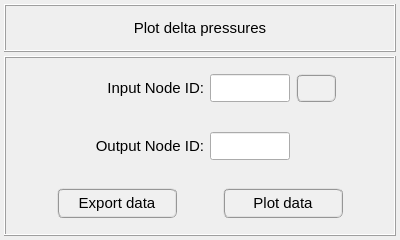
<?xml version="1.0" encoding="UTF-8"?>
<ui version="4.0">
 <class>Form</class>
 <widget class="QWidget" name="Form">
  <property name="geometry">
   <rect>
    <x>0</x>
    <y>0</y>
    <width>400</width>
    <height>240</height>
   </rect>
  </property>
  <property name="maximumSize">
   <size>
    <width>16777215</width>
    <height>16777215</height>
   </size>
  </property>
  <property name="windowTitle">
   <string>Form</string>
  </property>
  <layout class="QGridLayout" name="gridLayout">
   <property name="leftMargin">
    <number>4</number>
   </property>
   <property name="topMargin">
    <number>4</number>
   </property>
   <property name="rightMargin">
    <number>4</number>
   </property>
   <property name="bottomMargin">
    <number>4</number>
   </property>
   <property name="spacing">
    <number>4</number>
   </property>
   <item row="0" column="0">
    <widget class="QFrame" name="frame_title">
     <property name="minimumSize">
      <size>
       <width>320</width>
       <height>48</height>
      </size>
     </property>
     <property name="maximumSize">
      <size>
       <width>16777215</width>
       <height>48</height>
      </size>
     </property>
     <property name="frameShape">
      <enum>QFrame::Box</enum>
     </property>
     <property name="frameShadow">
      <enum>QFrame::Raised</enum>
     </property>
     <property name="lineWidth">
      <number>1</number>
     </property>
     <layout class="QGridLayout" name="gridLayout_10">
      <property name="leftMargin">
       <number>0</number>
      </property>
      <property name="topMargin">
       <number>0</number>
      </property>
      <property name="rightMargin">
       <number>0</number>
      </property>
      <property name="bottomMargin">
       <number>0</number>
      </property>
      <property name="spacing">
       <number>0</number>
      </property>
      <item row="0" column="0">
       <widget class="QLabel" name="title">
        <property name="minimumSize">
         <size>
          <width>300</width>
          <height>30</height>
         </size>
        </property>
        <property name="maximumSize">
         <size>
          <width>410</width>
          <height>30</height>
         </size>
        </property>
        <property name="font">
         <font>
          <family>MS Shell Dlg 2</family>
          <pointsize>11</pointsize>
          <weight>50</weight>
          <italic>false</italic>
          <bold>false</bold>
         </font>
        </property>
        <property name="text">
         <string>&lt;html&gt;&lt;head/&gt;&lt;body&gt;&lt;p align=&quot;center&quot;&gt;Plot delta pressures&lt;/p&gt;&lt;/body&gt;&lt;/html&gt;</string>
        </property>
        <property name="textFormat">
         <enum>Qt::AutoText</enum>
        </property>
        <property name="alignment">
         <set>Qt::AlignCenter</set>
        </property>
       </widget>
      </item>
     </layout>
    </widget>
   </item>
   <item row="1" column="0">
    <widget class="QFrame" name="frame_main">
     <property name="minimumSize">
      <size>
       <width>320</width>
       <height>180</height>
      </size>
     </property>
     <property name="maximumSize">
      <size>
       <width>480</width>
       <height>360</height>
      </size>
     </property>
     <property name="frameShape">
      <enum>QFrame::Box</enum>
     </property>
     <property name="frameShadow">
      <enum>QFrame::Raised</enum>
     </property>
     <layout class="QGridLayout" name="gridLayout_8">
      <property name="leftMargin">
       <number>4</number>
      </property>
      <property name="topMargin">
       <number>4</number>
      </property>
      <property name="rightMargin">
       <number>4</number>
      </property>
      <property name="bottomMargin">
       <number>4</number>
      </property>
      <property name="spacing">
       <number>4</number>
      </property>
      <item row="2" column="0">
       <widget class="QFrame" name="frame_buttons">
        <property name="minimumSize">
         <size>
          <width>0</width>
          <height>52</height>
         </size>
        </property>
        <property name="frameShape">
         <enum>QFrame::NoFrame</enum>
        </property>
        <property name="frameShadow">
         <enum>QFrame::Raised</enum>
        </property>
        <layout class="QGridLayout" name="gridLayout_9">
         <property name="leftMargin">
          <number>0</number>
         </property>
         <property name="topMargin">
          <number>0</number>
         </property>
         <property name="rightMargin">
          <number>0</number>
         </property>
         <property name="bottomMargin">
          <number>0</number>
         </property>
         <property name="spacing">
          <number>0</number>
         </property>
         <item row="0" column="1">
          <widget class="QPushButton" name="pushButton_export_data">
           <property name="minimumSize">
            <size>
             <width>120</width>
             <height>30</height>
            </size>
           </property>
           <property name="maximumSize">
            <size>
             <width>160</width>
             <height>30</height>
            </size>
           </property>
           <property name="font">
            <font>
             <family>MS Shell Dlg 2</family>
             <pointsize>11</pointsize>
             <weight>9</weight>
             <italic>false</italic>
             <bold>false</bold>
            </font>
           </property>
           <property name="styleSheet">
            <string notr="true">QPushButton{border-radius: 6px; border-color: rgb(150, 150, 150); border-style: ridge; border-width: 2px; color: rgb(0, 0, 0); background-color: rgb(240, 240, 240); font: 75 11pt &quot;MS Shell Dlg 2&quot;}
QPushButton:hover{border-radius: 6px; border-color: rgb(0, 170, 255); border-style: ridge; border-width: 2px; color: rgb(0, 0, 0); background-color: rgba(174, 213, 255, 100); font: 75 11pt &quot;MS Shell Dlg 2&quot;}
QPushButton:pressed{border-radius: 6px; border-color: rgb(0, 170, 255); border-style: ridge; border-width: 3px; color: rgb(0, 0, 0); background-color: rgb(174, 213, 255); font: 75 11pt &quot;MS Shell Dlg 2&quot;}</string>
           </property>
           <property name="text">
            <string>Export data</string>
           </property>
           <property name="flat">
            <bool>false</bool>
           </property>
          </widget>
         </item>
         <item row="0" column="3">
          <widget class="QPushButton" name="pushButton_plot_data">
           <property name="minimumSize">
            <size>
             <width>120</width>
             <height>30</height>
            </size>
           </property>
           <property name="maximumSize">
            <size>
             <width>160</width>
             <height>30</height>
            </size>
           </property>
           <property name="font">
            <font>
             <family>MS Shell Dlg 2</family>
             <pointsize>11</pointsize>
             <weight>9</weight>
             <italic>false</italic>
             <bold>false</bold>
            </font>
           </property>
           <property name="styleSheet">
            <string notr="true">QPushButton{border-radius: 6px; border-color: rgb(150, 150, 150); border-style: ridge; border-width: 2px; color: rgb(0, 0, 0); background-color: rgb(240, 240, 240); font: 75 11pt &quot;MS Shell Dlg 2&quot;}
QPushButton:hover{border-radius: 6px; border-color: rgb(0, 170, 255); border-style: ridge; border-width: 2px; color: rgb(0, 0, 0); background-color: rgba(174, 213, 255, 100); font: 75 11pt &quot;MS Shell Dlg 2&quot;}
QPushButton:pressed{border-radius: 6px; border-color: rgb(0, 170, 255); border-style: ridge; border-width: 3px; color: rgb(0, 0, 0); background-color: rgb(174, 213, 255); font: 75 11pt &quot;MS Shell Dlg 2&quot;}</string>
           </property>
           <property name="text">
            <string>Plot data</string>
           </property>
          </widget>
         </item>
         <item row="0" column="0">
          <widget class="QFrame" name="frame_14">
           <property name="frameShape">
            <enum>QFrame::NoFrame</enum>
           </property>
           <property name="frameShadow">
            <enum>QFrame::Raised</enum>
           </property>
          </widget>
         </item>
         <item row="0" column="2">
          <widget class="QFrame" name="frame_15">
           <property name="frameShape">
            <enum>QFrame::NoFrame</enum>
           </property>
           <property name="frameShadow">
            <enum>QFrame::Raised</enum>
           </property>
          </widget>
         </item>
         <item row="0" column="4">
          <widget class="QFrame" name="frame_16">
           <property name="frameShape">
            <enum>QFrame::NoFrame</enum>
           </property>
           <property name="frameShadow">
            <enum>QFrame::Raised</enum>
           </property>
          </widget>
         </item>
        </layout>
       </widget>
      </item>
      <item row="0" column="0">
       <widget class="QFrame" name="frame_input">
        <property name="minimumSize">
         <size>
          <width>0</width>
          <height>52</height>
         </size>
        </property>
        <property name="frameShape">
         <enum>QFrame::NoFrame</enum>
        </property>
        <property name="frameShadow">
         <enum>QFrame::Raised</enum>
        </property>
        <layout class="QGridLayout" name="gridLayout_5">
         <property name="leftMargin">
          <number>2</number>
         </property>
         <property name="topMargin">
          <number>2</number>
         </property>
         <property name="rightMargin">
          <number>2</number>
         </property>
         <property name="bottomMargin">
          <number>2</number>
         </property>
         <property name="horizontalSpacing">
          <number>6</number>
         </property>
         <property name="verticalSpacing">
          <number>2</number>
         </property>
         <item row="0" column="3">
          <widget class="QPushButton" name="pushButton_flip_nodes">
           <property name="minimumSize">
            <size>
             <width>40</width>
             <height>28</height>
            </size>
           </property>
           <property name="maximumSize">
            <size>
             <width>40</width>
             <height>28</height>
            </size>
           </property>
           <property name="font">
            <font>
             <family>MS Shell Dlg 2</family>
             <pointsize>11</pointsize>
             <weight>75</weight>
             <italic>false</italic>
             <bold>true</bold>
            </font>
           </property>
           <property name="toolTip">
            <string>Press to flip nodes.</string>
           </property>
           <property name="styleSheet">
            <string notr="true">QPushButton{border-radius: 6px; border-color: rgb(150, 150, 150); border-style: ridge; border-width: 2px; color: rgb(0, 0, 0); background-color: rgb(240, 240, 240); font: 75 bold 11pt &quot;MS Shell Dlg 2&quot;}
QPushButton:hover{border-radius: 6px; border-color: rgb(0, 170, 255); border-style: ridge; border-width: 2px; color: rgb(0, 0, 0); background-color: rgba(174, 213, 255, 100); font: 75 bold 11pt &quot;MS Shell Dlg 2&quot;}
QPushButton:pressed{border-radius: 6px; border-color: rgb(0, 170, 255); border-style: ridge; border-width: 3px; color: rgb(0, 0, 0); background-color: rgb(174, 213, 255); font: 75 bold 11pt &quot;MS Shell Dlg 2&quot;}</string>
           </property>
           <property name="text">
            <string/>
           </property>
           <property name="iconSize">
            <size>
             <width>20</width>
             <height>20</height>
            </size>
           </property>
           <property name="flat">
            <bool>false</bool>
           </property>
          </widget>
         </item>
         <item row="0" column="1">
          <widget class="QLabel" name="Input_NodeID">
           <property name="minimumSize">
            <size>
             <width>140</width>
             <height>28</height>
            </size>
           </property>
           <property name="maximumSize">
            <size>
             <width>140</width>
             <height>28</height>
            </size>
           </property>
           <property name="font">
            <font>
             <family>MS Shell Dlg 2</family>
             <pointsize>11</pointsize>
             <weight>50</weight>
             <italic>false</italic>
             <bold>false</bold>
            </font>
           </property>
           <property name="text">
            <string>&lt;html&gt;&lt;head/&gt;&lt;body&gt;&lt;p align=&quot;right&quot;&gt;Input Node ID:&lt;/p&gt;&lt;/body&gt;&lt;/html&gt;</string>
           </property>
           <property name="alignment">
            <set>Qt::AlignCenter</set>
           </property>
          </widget>
         </item>
         <item row="0" column="2">
          <widget class="QLineEdit" name="lineEdit_input_node_id">
           <property name="minimumSize">
            <size>
             <width>80</width>
             <height>28</height>
            </size>
           </property>
           <property name="maximumSize">
            <size>
             <width>80</width>
             <height>28</height>
            </size>
           </property>
           <property name="font">
            <font>
             <family>Arial</family>
             <pointsize>11</pointsize>
             <weight>75</weight>
             <italic>true</italic>
             <bold>true</bold>
            </font>
           </property>
           <property name="layoutDirection">
            <enum>Qt::LeftToRight</enum>
           </property>
           <property name="styleSheet">
            <string notr="true"/>
           </property>
           <property name="alignment">
            <set>Qt::AlignCenter</set>
           </property>
          </widget>
         </item>
         <item row="0" column="0">
          <widget class="QFrame" name="frame_17">
           <property name="frameShape">
            <enum>QFrame::NoFrame</enum>
           </property>
           <property name="frameShadow">
            <enum>QFrame::Raised</enum>
           </property>
          </widget>
         </item>
         <item row="0" column="4">
          <widget class="QFrame" name="frame_18">
           <property name="frameShape">
            <enum>QFrame::NoFrame</enum>
           </property>
           <property name="frameShadow">
            <enum>QFrame::Raised</enum>
           </property>
          </widget>
         </item>
        </layout>
       </widget>
      </item>
      <item row="1" column="0">
       <widget class="QFrame" name="frame_output">
        <property name="minimumSize">
         <size>
          <width>0</width>
          <height>52</height>
         </size>
        </property>
        <property name="frameShape">
         <enum>QFrame::NoFrame</enum>
        </property>
        <property name="frameShadow">
         <enum>QFrame::Raised</enum>
        </property>
        <layout class="QGridLayout" name="gridLayout_3">
         <property name="leftMargin">
          <number>2</number>
         </property>
         <property name="topMargin">
          <number>2</number>
         </property>
         <property name="rightMargin">
          <number>2</number>
         </property>
         <property name="bottomMargin">
          <number>2</number>
         </property>
         <property name="horizontalSpacing">
          <number>6</number>
         </property>
         <property name="verticalSpacing">
          <number>2</number>
         </property>
         <item row="0" column="2">
          <widget class="QLineEdit" name="lineEdit_output_node_id">
           <property name="minimumSize">
            <size>
             <width>80</width>
             <height>28</height>
            </size>
           </property>
           <property name="maximumSize">
            <size>
             <width>80</width>
             <height>28</height>
            </size>
           </property>
           <property name="font">
            <font>
             <family>Arial</family>
             <pointsize>11</pointsize>
             <weight>75</weight>
             <italic>true</italic>
             <bold>true</bold>
            </font>
           </property>
           <property name="layoutDirection">
            <enum>Qt::LeftToRight</enum>
           </property>
           <property name="styleSheet">
            <string notr="true"/>
           </property>
           <property name="alignment">
            <set>Qt::AlignCenter</set>
           </property>
          </widget>
         </item>
         <item row="0" column="1">
          <widget class="QLabel" name="Output_NodeID">
           <property name="minimumSize">
            <size>
             <width>140</width>
             <height>28</height>
            </size>
           </property>
           <property name="maximumSize">
            <size>
             <width>140</width>
             <height>28</height>
            </size>
           </property>
           <property name="font">
            <font>
             <family>MS Shell Dlg 2</family>
             <pointsize>11</pointsize>
             <weight>50</weight>
             <italic>false</italic>
             <bold>false</bold>
            </font>
           </property>
           <property name="text">
            <string>&lt;html&gt;&lt;head/&gt;&lt;body&gt;&lt;p align=&quot;right&quot;&gt;Output Node ID:&lt;/p&gt;&lt;/body&gt;&lt;/html&gt;</string>
           </property>
           <property name="alignment">
            <set>Qt::AlignCenter</set>
           </property>
          </widget>
         </item>
         <item row="0" column="0">
          <widget class="QFrame" name="frame_20">
           <property name="frameShape">
            <enum>QFrame::NoFrame</enum>
           </property>
           <property name="frameShadow">
            <enum>QFrame::Raised</enum>
           </property>
          </widget>
         </item>
         <item row="0" column="4">
          <widget class="QFrame" name="frame_19">
           <property name="frameShape">
            <enum>QFrame::NoFrame</enum>
           </property>
           <property name="frameShadow">
            <enum>QFrame::Raised</enum>
           </property>
          </widget>
         </item>
         <item row="0" column="3">
          <widget class="QFrame" name="frame">
           <property name="minimumSize">
            <size>
             <width>40</width>
             <height>28</height>
            </size>
           </property>
           <property name="maximumSize">
            <size>
             <width>40</width>
             <height>28</height>
            </size>
           </property>
           <property name="frameShape">
            <enum>QFrame::NoFrame</enum>
           </property>
           <property name="frameShadow">
            <enum>QFrame::Raised</enum>
           </property>
          </widget>
         </item>
        </layout>
       </widget>
      </item>
     </layout>
    </widget>
   </item>
  </layout>
 </widget>
 <resources/>
 <connections/>
</ui>
